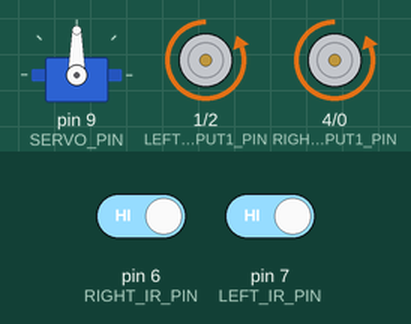
Simulated run of this sketch. Board: Arduino Uno, built with avr-gcc and run on an emulated ATmega328P. Parts: servo, motor-driver pin pairs drawn as motors (green arrow = first pin HIGH = forward, orange = second pin HIGH = backward, longer = more drive, scaled by the enable pin). The inputs (shaded band) are chosen by the test bench; at power-on: pin 6 (RIGHT_IR_PIN) HIGH, pin 7 (LEFT_IR_PIN) HIGH.

Above: at 1.2 s.
1.3 s: pin 6 (RIGHT_IR_PIN) driven LOW
At 2.1 s:
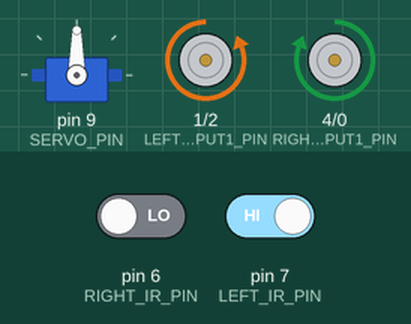
2.8 s: pin 7 (LEFT_IR_PIN) driven LOW
At 3.2 s:
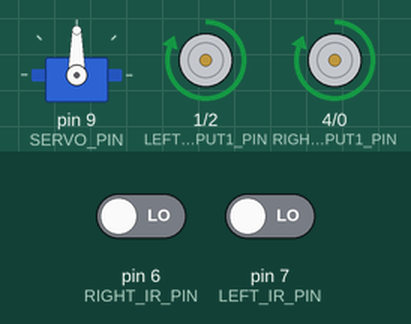
4.3 s: pin 6 (RIGHT_IR_PIN) driven HIGH
At 5.5 s:
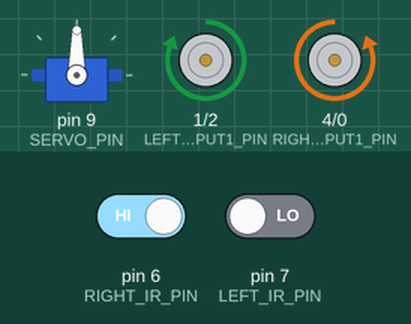
5.8 s: pin 7 (LEFT_IR_PIN) driven HIGH
At 6.7 s:
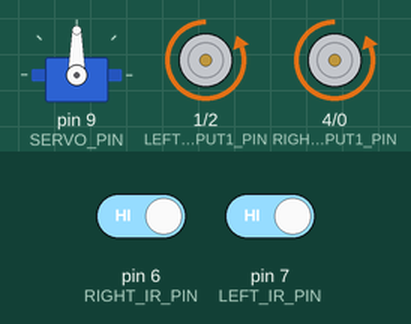
Timing chart, 0 to 8.3 s (numbered marks = the images above; inputs shaded):
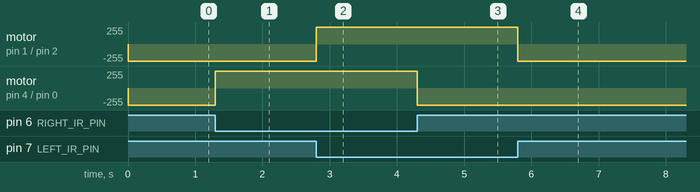

The sketch:

MainSketch.ino
```cpp
#include <NewPing.h>
#include <Servo.h>

const int LEFT_MOTOR_ENABLE_PIN = 3;
const int LEFT_MOTOR_INPUT1_PIN = 1;
const int LEFT_MOTOR_INPUT2_PIN = 2;

const int RIGHT_MOTOR_ENABLE_PIN = 5;
const int RIGHT_MOTOR_INPUT1_PIN = 4;
const int RIGHT_MOTOR_INPUT2_PIN = 0;

const int RIGHT_IR_PIN = 6;
const int LEFT_IR_PIN = 7;

const int COLOR_S2_PIN = 11;
const int COLOR_S3_PIN = 8;
const int COLOR_INPUT_PIN = 13;

const int SONAR_TRIGGER_PIN = 10;
const int SONAR_ECHO_PIN = 12;

const int SERVO_PIN = 9;

enum ColorEnum {
    White,
    Red,
    Green,
    Blue,
    Yellow,
    Orange
};

char const * getColorName(ColorEnum color) {
    switch (color) {
        case White: return "White";
        case Red: return "Red";
        case Green: return "Green";
        case Blue: return "Blue";
        case Yellow: return "Yellow";
        case Orange: return "Orange";
    }
}

class IRSensorClass {
private:
    int SENSOR_PIN;
public:
    IRSensorClass(int pin) {
        SENSOR_PIN = pin;
        pinMode(SENSOR_PIN, INPUT);
    }

    int GetState() {
        return digitalRead(SENSOR_PIN);
    }
};

class ColorSensorClass {
private:
    int SENSOR_IN_PIN;
    int S2_PIN;
    int S3_PIN;

    unsigned long GetState(int s2PinState, int s3PinState) {
        digitalWrite(S2_PIN, s2PinState);
        digitalWrite(S3_PIN, s3PinState);
        return pulseIn(SENSOR_IN_PIN, LOW);
    }

    float dist(const float a[3], const float b[3]) {
        float res = 0;
        for (int i = 0; i < 3; i++)
            res += fabs(a[i] - b[i]);
        return res;
    }
public:
    ColorSensorClass(int sensorPin, int s2Pin, int s3Pin) {
        SENSOR_IN_PIN = sensorPin;
        S2_PIN = s2Pin;
        S3_PIN = s3Pin;
        pinMode(SENSOR_IN_PIN, INPUT);
        pinMode(S2_PIN, OUTPUT);
        pinMode(S3_PIN, OUTPUT);
    }

    ColorEnum GetState() {
        unsigned long redRaw, greenRaw, blueRaw, minValue, maxValue;
        redRaw = GetState(LOW, LOW);
        greenRaw = GetState(HIGH, HIGH);
        blueRaw = GetState(LOW, HIGH);
        maxValue = max(redRaw, max(greenRaw, blueRaw)) + 100;

        float minDist = 100, norm[3] = {redRaw / (float)maxValue, greenRaw / (float)maxValue, blueRaw / (float)maxValue};
        Serial.print("Red: ");
        Serial.print(norm[0]);
        Serial.print(" Green: ");
        Serial.print(norm[1]);
        Serial.print(" Blue: ");
        Serial.println(norm[2]);

        ColorEnum res;

        float red[] = {0, 1, 1};
        if (dist(norm, red) < minDist) {
            minDist = dist(norm, red);
            res = Red;
        }

        float green[] = {1, 0, 1};
        if (dist(norm, green) < minDist) {
            minDist = dist(norm, green);
            res = Green;
        }

        float blue[] = {1, 1, 0};
        if (dist(norm, blue) < minDist) {
            minDist = dist(norm, blue);
            res = Blue;
        }

        float yellow[] = {0, 0, 1}; // #ffff00
        if (dist(norm, yellow) < minDist) {
            minDist = dist(norm, yellow);
            res = Yellow;
        }

        float orange[] = {0, 1 - 0xa5 / 255.0, 1}; // #ffa500
        if (dist(norm, orange) < minDist) {
            minDist = dist(norm, orange);
            res = Orange;
        }

        float white[] = {0, 0, 0};
        if (dist(norm, white) < minDist) {
            minDist = dist(norm, white);
            res = White;
        }

        Serial.print("Color is ");
        Serial.println(getColorName(res));
    }
};

class DistanceSensorClass {
private:
    NewPing* sonar;
public:
    DistanceSensorClass(int trigPin, int echoPin, int maxDistance) {
        sonar = new NewPing(trigPin, echoPin, maxDistance);
    }

    int GetDistance() {
        return sonar->convert_cm(sonar->ping_median(5));
    }
};

class SensorManagerClass {
private:
    IRSensorClass* LeftIRSensor;
    IRSensorClass* RightIRSensor;
    ColorSensorClass* ColorSensor;
    DistanceSensorClass* DistanceSensor;
public:
    SensorManagerClass(IRSensorClass* leftIRSensor, IRSensorClass* rightIRSensor, ColorSensorClass* colorSensor, DistanceSensorClass* distanceSensor) {
        LeftIRSensor = leftIRSensor;
        RightIRSensor = rightIRSensor;
        ColorSensor = colorSensor;
        DistanceSensor = distanceSensor;
    }

    IRSensorClass* GetLeftIRSensor() {
        return LeftIRSensor;
    }

    IRSensorClass* GetRightIRSensor() {
        return RightIRSensor;
    }

    ColorSensorClass* GetColorSensor() {
        return ColorSensor;
    }

    DistanceSensorClass* GetDistanceSensor() {
        return DistanceSensor;
    }
};

class MotorClass {
private:
    int EnablePin;
    int Input1Pin;
    int Input2Pin;
public:
    const int MinAnalogValue = 0;
    const int MaxAnalogValue = 255;

    MotorClass(int enablePin, int input1Pin, int input2Pin) {
        EnablePin = enablePin;
        Input1Pin = input1Pin;
        Input2Pin = input2Pin;

        pinMode(EnablePin, OUTPUT);
        pinMode(Input1Pin, OUTPUT);
        pinMode(Input2Pin, OUTPUT);
    }

    void SetSpeed(float speed) {
        int value = MinAnalogValue + abs(speed) * (MaxAnalogValue - MinAnalogValue);
        //analogWrite(EnablePin, value);
        digitalWrite(EnablePin, HIGH);
        SetDirection(signbit(speed));
    }

    void SetDirection(int direction) {
        digitalWrite(Input1Pin, direction ? HIGH : LOW);
        digitalWrite(Input2Pin, direction ? LOW : HIGH);
    }

    void DisableMotor() {
        digitalWrite(Input1Pin, LOW);
        digitalWrite(Input2Pin, LOW);
    }
};

class ChassisClass {
private:
    Servo servo;
public:
    ChassisClass(int pin) {
        servo.attach(pin);
    }

    void SetAngle(int angle) {
        servo.write(angle);
    }

    void Drop() {
        SetAngle(100);
    }

    void Lift() {
        SetAngle(10);
    }
};

class MovementClass {
private:
    MotorClass* LeftMotor;
    MotorClass* RightMotor;
    ChassisClass* Chassis;
public:
    MovementClass(MotorClass* leftMotor, MotorClass* rightMotor, ChassisClass* chassisClass) {
        LeftMotor = leftMotor;
        RightMotor = rightMotor;
        Chassis = chassisClass;
    }

    void SetSpeedAndGoForward(float speed) {
        LeftMotor->SetSpeed(speed);
        RightMotor->SetSpeed(speed);
    }

    void SetRotateRadiusAndSpeed(float radius, float speed) {
        // TODO: Написать код который бы распределял скорость вращения между моторами, дифференциал типо.
    }

    ChassisClass* GetChassis() {
        return Chassis;
    }

    MotorClass* GetLeftMotor() {
        return LeftMotor;
    }

    MotorClass* GetRightMotor() {
        return RightMotor;
    }
};

class BaseStrategyClass {
protected:
    SensorManagerClass* SensorManager;
    MovementClass* Movement;
public:
    BaseStrategyClass(SensorManagerClass* sensorManager, MovementClass* movement) {
        Movement = movement;
        SensorManager = sensorManager;
    }

    virtual void Loop() = 0;
};

class SimpleLineStrategyClass : public BaseStrategyClass {
public:
    using BaseStrategyClass::BaseStrategyClass;
    void Loop() {
        Movement->GetLeftMotor()->SetSpeed(SensorManager->GetLeftIRSensor()->GetState() ? 1 : -1);
        Movement->GetRightMotor()->SetSpeed(SensorManager->GetRightIRSensor()->GetState() ? 1 : -1);
    }
};

class DebugColorSensorClass : public BaseStrategyClass {
public:
    using BaseStrategyClass::BaseStrategyClass;
    void Loop() {
        SensorManager->GetColorSensor()->GetState();
        delay(500);
    }
};

class DebugMotorsClass : public BaseStrategyClass {
public:
    using BaseStrategyClass::BaseStrategyClass;
    void Loop() {
        Movement->GetLeftMotor()->SetSpeed(1);
        Movement->GetRightMotor()->SetSpeed(1);
        delay(2000);
        Movement->GetLeftMotor()->DisableMotor();
        Movement->GetRightMotor()->DisableMotor();
        delay(2000);
        Movement->GetLeftMotor()->SetSpeed(-1);
        Movement->GetRightMotor()->SetSpeed(-1);
        delay(2000);
    }
};

class DebugSonarClass : public BaseStrategyClass {
    using BaseStrategyClass::BaseStrategyClass;
    void Loop() {
        Serial.print( SensorManager->GetDistanceSensor()->GetDistance() );
        Serial.println( "cm" );
        delay(300);
    }
};

class DebugChassisClass : public BaseStrategyClass {
    using BaseStrategyClass::BaseStrategyClass;
    void Loop() {
        Movement->GetChassis()->Drop();
        delay(5000);
        Movement->GetChassis()->Lift();
        delay(5000);
    }
};

MovementClass* MainMovement;

SensorManagerClass* MainSensorManager;

BaseStrategyClass* MainStrategy;

void setup() {
    MainMovement =      new MovementClass(new MotorClass(LEFT_MOTOR_ENABLE_PIN,  LEFT_MOTOR_INPUT1_PIN,  LEFT_MOTOR_INPUT2_PIN),
                                          new MotorClass(RIGHT_MOTOR_ENABLE_PIN, RIGHT_MOTOR_INPUT1_PIN, RIGHT_MOTOR_INPUT2_PIN),
                                          new ChassisClass(SERVO_PIN));

    MainSensorManager = new SensorManagerClass(
                                    new IRSensorClass(LEFT_IR_PIN),
                                    new IRSensorClass(RIGHT_IR_PIN),
                                    new ColorSensorClass(COLOR_INPUT_PIN, COLOR_S2_PIN, COLOR_S3_PIN),
                                    new DistanceSensorClass(SONAR_TRIGGER_PIN, SONAR_ECHO_PIN, 300));

    MainStrategy = new SimpleLineStrategyClass(MainSensorManager, MainMovement);
}

void loop() {
    MainStrategy->Loop();
}
```

Measured:
- after the input at 1.3 s, motor on pin 4 (RIGHT_MOTOR_INPUT1_PIN) / pin 0 (RIGHT_MOTOR_INPUT2_PIN): backward 255/255 → forward 255/255 at once
- after the input at 2.8 s, motor on pin 1 (LEFT_MOTOR_INPUT1_PIN) / pin 2 (LEFT_MOTOR_INPUT2_PIN): backward 255/255 → forward 255/255 at once
- after the input at 4.3 s, motor on pin 4 (RIGHT_MOTOR_INPUT1_PIN) / pin 0 (RIGHT_MOTOR_INPUT2_PIN): forward 255/255 → backward 255/255 at once
- after the input at 5.8 s, motor on pin 1 (LEFT_MOTOR_INPUT1_PIN) / pin 2 (LEFT_MOTOR_INPUT2_PIN): forward 255/255 → backward 255/255 at once
